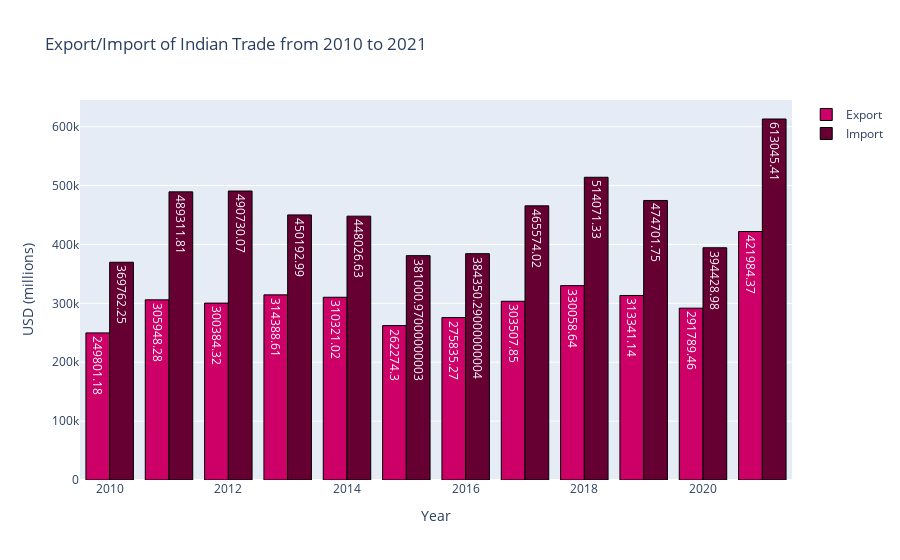

Notebook cell for this chart:
### Markdown cell above
6.2 : Visualization of year analysis data

### Code cell
#histogram of year-wise exports and imports in usd

bar1 = go.Bar(
    x = total_year.index,
    y = total_year.Export,
    name = "Export",
                marker = dict(color = 'rgb(204, 0, 102)',
                             line=dict(color='rgb(0,0,0)',width=1.0)),
                text = total_year.Export
)
bar2 = go.Bar(
    x = total_year.index,
    y = total_year.Import,
    name = "Import",
                marker = dict(color = 'rgb(102, 0, 51)',
                             line=dict(color='rgb(0,0,0)',width=1.0)),
                text = total_year.Import
)
layout = go.Layout(hovermode= 'closest', title = 'Export/Import of Indian Trade from 2010 to 2021' , xaxis = dict(title = 'Year'), yaxis = dict(title = 'USD (millions)'))
fig = go.Figure(data=[bar1,bar2],layout = layout)
fig.show()

### Figure 1 — Plotly figure (JSON) as saved in the notebook; plotly's stock layout.template omitted (floating-point values rounded to 4 significant figures)
{"data": [{"marker": {"color": "rgb(204, 0, 102)", "line": {"color": "rgb(0,0,0)", "width": 1}}, "name": "Export", "text": [249800.0, 305900.0, 300400.0, 314400.0, 310300.0, 262300.0, 275800.0, 303500.0, 330100.0, 313300.0, 291800.0, 422000.0], "type": "bar", "x": [2010, 2011, 2012, 2013, 2014, 2015, 2016, 2017, 2018, 2019, 2020, 2021], "y": [249800.0, 305900.0, 300400.0, 314400.0, 310300.0, 262300.0, 275800.0, 303500.0, 330100.0, 313300.0, 291800.0, 422000.0]}, {"marker": {"color": "rgb(102, 0, 51)", "line": {"color": "rgb(0,0,0)", "width": 1}}, "name": "Import", "text": [369800.0, 489300.0, 490700.0, 450200.0, 448000.0, 381000.0, 384400.0, 465600.0, 514100.0, 474700.0, 394400.0, 613000.0], "type": "bar", "x": [2010, 2011, 2012, 2013, 2014, 2015, 2016, 2017, 2018, 2019, 2020, 2021], "y": [369800.0, 489300.0, 490700.0, 450200.0, 448000.0, 381000.0, 384400.0, 465600.0, 514100.0, 474700.0, 394400.0, 613000.0]}], "layout": {"hovermode": "closest", "title": {"text": "Export/Import of Indian Trade from 2010 to 2021"}, "xaxis": {"title": {"text": "Year"}}, "yaxis": {"title": {"text": "USD (millions)"}}}}
